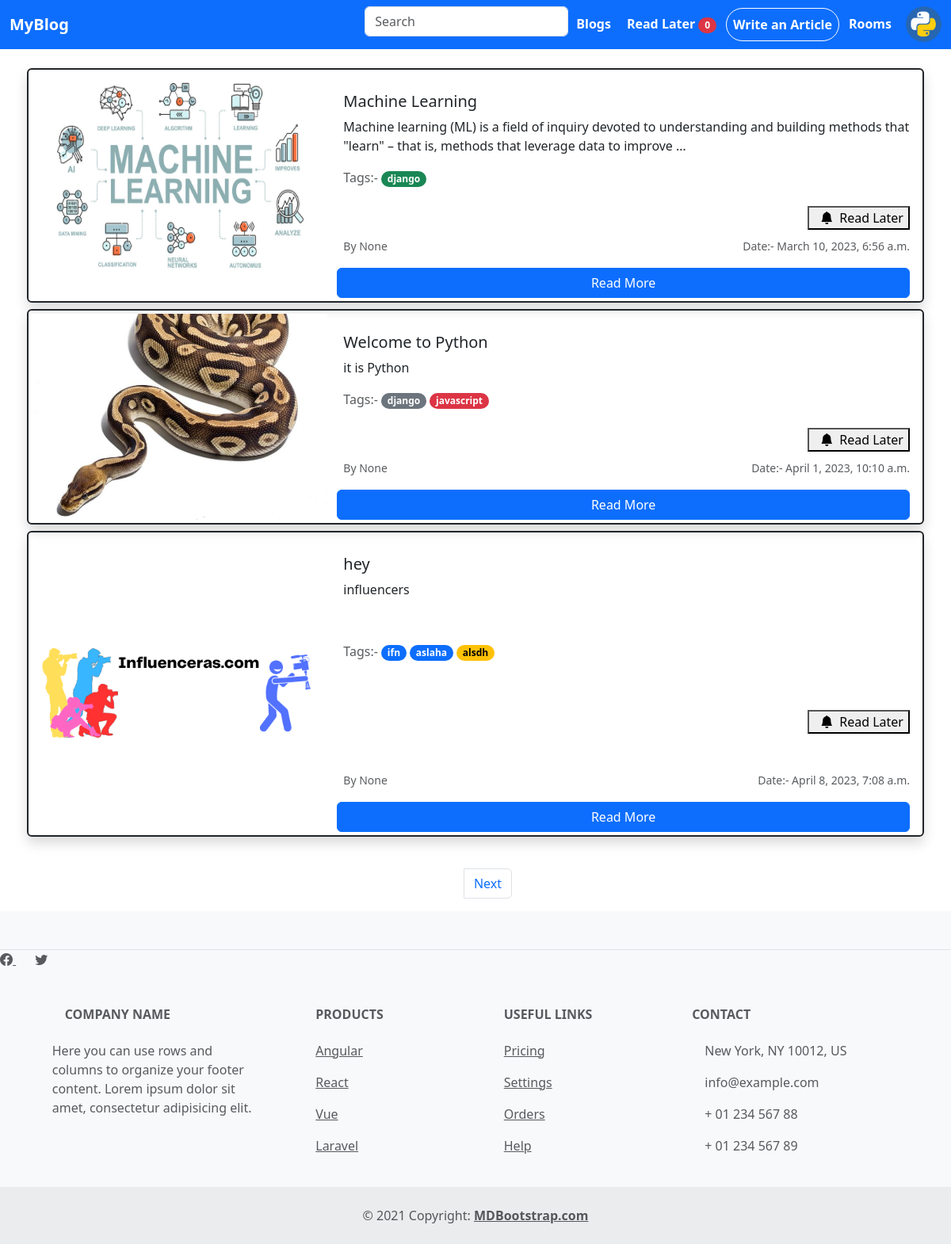
/blogs/ (signed in), run on the app's committed database.
### author_profile/models.py (models this page shows, shortened)
class Author_Profile(models.Model):
    user = models.OneToOneField(User, on_delete=models.CASCADE)
    Authorname = models.CharField(max_length=255)
    Profile_image = models.ImageField(default='user-default.png', upload_to='profile/')
    username = models.CharField(max_length=255, null=True, blank=True)
    youtube = models.URLField(max_length=255, null=True, blank=True)
    instagram = models.URLField(max_length=255, null=True, blank=True)
    twitter = models.URLField(max_length=255, null=True, blank=True)
    linkedin = models.URLField(max_length=255, null=True, blank=True)
    info = models.TextField(null=True, blank=True)
    tags = models.ManyToManyField('blog_app.tags')

### blog_app/models.py (models this page shows, shortened)
class Blog(models.Model):
    title = models.CharField(max_length=255, unique=True)
    image = models.ImageField(default='default.jpg')
    content = models.TextField()
    slug = models.SlugField(max_length=255, null=True, blank=True)
    author = models.ForeignKey(Author_Profile, on_delete=models.CASCADE, blank=True, null=True)
    tags = models.ManyToManyField(tags)
    created = models.DateTimeField(auto_now_add=True)

class tags(models.Model):
    tagname = models.CharField(max_length=255)
    def __str__(self):
        return f"{self.tagname}"

### blog_app/views.py (the view)
# urls.py: path('blogs/', views.blogs, name='blogs'),
@login_required(login_url='login')
def blogs(request):
    blogs = Blog.objects.all()
    page_num = request.GET.get('page',1)
    paginator = Paginator(blogs,3)
    try:
        page_obj = paginator.page(page_num)
    except EmptyPage:
        page_obj = paginator.page(paginator.num_pages)
    except PageNotAnInteger:
        page_obj = paginator.page(1)
    context = {
        'blogs': page_obj,
        'badge_color': ['primary','secondary','success','danger','warning'],
    }
    return render(request, './blog_app/blogs.html', context)

### blog_app/templates/blog_app/blogs.html (shortened to what this page needs)
{% extends 'base.html' %}
{% load static %}
{% block content %}
    <div class="container p-3">
    {% for blog in blogs %}
        <div class="blog_card mt-2 row border p-1 border-2 border-dark shadow rounded">
            <img src="{{blog.image.url}}" class="blog_img col-md-4 g-0" alt="">
            <div class="col-md-8 d-flex flex-column">
                <div class="card-body ms-2 d-flex flex-column justify-content-between mt-4">
                    <div class="blog_top">
                        <h5 class="card-title mb-2">{{blog.title}}</h5>
                        <p class="card-text">{{blog.content | truncatewords:25}}</p>
                    </div>
                    <p class="card-text my-3">
                        <span class="text-muted">Tags:- </span>
                        {% for tag in blog.tags.all %}
                        <a href="" class="text-decoration-none">
                        <span class="badge rounded-pill text-bg-{{badge_color | random}}">{{tag}}</span>
                        </a>
                        {% endfor %}
                    </p>
                    <form action="{% url 'read_later' %}" method="post" class="text-end my-2">
                        <button type="submit" {% if blog.id in request.session.idsession %}disabled{% endif %}><i class="bi bi-bell-fill m-2"></i>Read Later</button>
                    </form>
                    <div class="d-flex justify-content-between">
                        <p class="card-text"><small class="text-muted">By {{blog.author.all | join:', ' | default:None}}</small></p>
                        <p class="card-text"><small class="text-muted">Date:- {{blog.created}}</small></p>
                    </div>
                </div>
                <div class="mx-auto w-100">
                    <a href="{% url 'single_blog' blog.slug %}" class="btn w-100 btn-primary">Read More</a>
                </div>
            </div>
        </div>
    {% endfor %}
    </div>
    <nav aria-label="Page navigation example" class="mt-4">
        <ul class="pagination justify-content-center">
            <li class="page-item ms-3">
            {% if blogs.has_next %}
                <a class="page-link" href="?page={{ blogs.next_page_number }}">Next</a>
            {% endif %}
            </li>
        </ul>
    </nav>
{% endblock content %}

### templates/base.html (shortened to what this page needs)
{% load static %}
<!DOCTYPE html>
<html lang="en">
<head>
  <link rel="stylesheet" href="https://cdn.jsdelivr.net/npm/bootstrap-icons@1.10.3/font/bootstrap-icons.css">
  <link href="https://cdn.jsdelivr.net/npm/bootstrap@5.3.0-alpha1/dist/css/bootstrap.min.css" rel="stylesheet"
>
  <link rel="stylesheet" href="{% static 'style.css' %}">
</head>
<body>
  <nav class="navbar w-100 sticky-top navbar-expand-lg bg-primary">
    <div class="container-fluid">
      <a class="navbar-brand text-white fw-bold" href="/">MyBlog</a>
      <div class="collapse navbar-collapse justify-content-end" id="navbarSupportedContent">
        <ul class="navbar-nav">
          <li class="nav-item">
            <form class="row g-3" action="{% url 'query' %}" method="post">
              <div class="col-auto">
                <input type="text" name='query' class="form-control" placeholder="Search">
              </div>
            </form>
          </li>
          <li class="nav-item">
            <a class="nav-link" aria-current="page" href="{% url 'blogs' %}">Blogs</a>
          </li>
          <li class="nav-item">
            <a class="nav-link" href="{% url 'read_later' %}">Read Later <span
                class="badge rounded-pill badge-notification bg-danger">{{request.session.idsession |length}}</span></a>
          </li>
        {% if request.user.is_authenticated %}
          <li class="nav-item">
            <a class="nav-link p-2 d-inline-block border border-white rounded-pill" href="{% url 'create_blog' %}">Write
              an Article</a>
          </li>
          <li class="nav-item">
            <a class="nav-link" aria-current="page" href="{% url 'rooms' %}">Rooms</a>
          </li>
          <li class="nav-item dropdown ms-2 dropstart">
            <img class="navimg dropdown-toggle rounded-circle" width="45" height="45" src="{{request.user.author_profile.Profile_image.url}}"
              data-bs-toggle="dropdown" aria-expanded="false">
          </li>
        {% endif %}
        </ul>
      </div>
    </div>
  </nav>
  {% block content %}
  {% endblock content %}
  <footer class="text-center text-lg-start bg-light text-muted">
    <section class="d-flex justify-content-center justify-content-lg-between p-4 border-bottom"></section>
    <div>
      <a href="" class="me-4 text-reset">
        <i class="bi bi-facebook"></i>
      </a>
      <a href="" class="me-4 text-reset">
        <i class="bi bi-twitter"></i>
      </a>
    </div>
    <section class="">
      <div class="container text-center text-md-start mt-5">
        <div class="row mt-3">
          <div class="col-md-3 col-lg-4 col-xl-3 mx-auto mb-4">
            <h6 class="text-uppercase fw-bold mb-4">
              Company name
            </h6>
            <p>
              Here you can use rows and columns to organize your footer content. Lorem ipsum
              dolor sit amet, consectetur adipisicing elit.
            </p>
          </div>
          <div class="col-md-2 col-lg-2 col-xl-2 mx-auto mb-4">
            <h6 class="text-uppercase fw-bold mb-4">
              Products
            </h6>
            <p>
              <a href="#!" class="text-reset">Angular</a>
            </p>
            <p>
              <a href="#!" class="text-reset">React</a>
            </p>
            <p>
              <a href="#!" class="text-reset">Vue</a>
            </p>
            <p>
              <a href="#!" class="text-reset">Laravel</a>
            </p>
          </div>
          <div class="col-md-3 col-lg-2 col-xl-2 mx-auto mb-4">
            <h6 class="text-uppercase fw-bold mb-4">
              Useful links
            </h6>
            <p>
              <a href="#!" class="text-reset">Pricing</a>
            </p>
            <p>
              <a href="#!" class="text-reset">Settings</a>
            </p>
            <p>
              <a href="#!" class="text-reset">Orders</a>
            </p>
            <p>
              <a href="#!" class="text-reset">Help</a>
            </p>
          </div>
          <div class="col-md-4 col-lg-3 col-xl-3 mx-auto mb-md-0 mb-4">
            <h6 class="text-uppercase fw-bold mb-4">Contact</h6>
            <p> New York, NY 10012, US</p>
            <p>
              info@example.com
            </p>
            <p> + 01 234 567 88</p>
            <p> + 01 234 567 89</p>
          </div>
        </div>
      </div>
    </section>
    <div class="text-center p-4" style="background-color: rgba(0, 0, 0, 0.05);">
      © 2021 Copyright:
      <a class="text-reset fw-bold" href="https://mdbootstrap.com/">MDBootstrap.com</a>
    </div>
  </footer>
</body>
</html>

### static/style.css (style rules this page uses)
.nav-link { color: white; font-weight:700; margin: 2px; }
.navimg { cursor: pointer; }

### data on the page
Blog: image (picture), title "Machine Learning", content "Machine learning (ML) is a field of inquiry devoted to understanding and building methods that \"learn\" – that is, methods that leverage data to improve …", author.all "None", created "March 10, 2023, 6:56 a.m."
tags: tagname "django"
Blog: image (picture), title "Welcome to Python", content "it is Python", author.all "None", created "April 1, 2023, 10:10 a.m."
tags: tagname "javascript"
Blog: image (picture), title "hey", content "influencers", author.all "None", created "April 8, 2023, 7:08 a.m."
tags: tagname "ifn"
tags: tagname "aslaha"
tags: tagname "alsdh"

### other printed values
{{ request.session.idsession |length }} "0"
